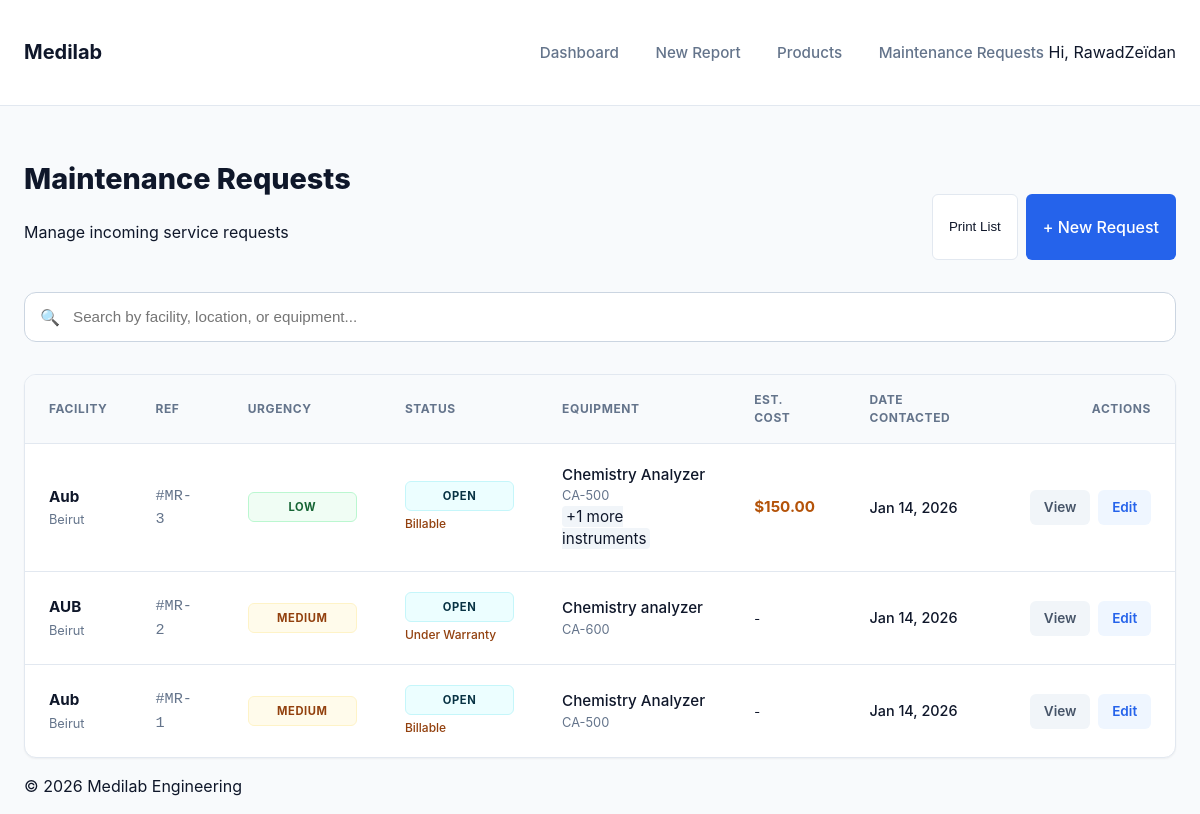
Screenshot of /requests/ (signed in) with the database file from the repository.
### core/models.py (models this page shows, shortened)
class MaintenanceRequest(models.Model):
    URGENCY_CHOICES = [
        ('Low', 'Low'),
        ('Medium', 'Medium'),
        ('High', 'High'),
        ('Emergency', 'Emergency'),
    ]
    REQUEST_STATUS_CHOICES = [
        ('Open', 'Open'),
        ('Scheduled', 'Scheduled'),
        ('In Progress', 'In Progress'),
        ('Completed', 'Completed'),
        ('Cancelled', 'Cancelled'),
    ]
    LEBANON_LOCATIONS = [
        ('Beirut', (
            ('Beirut', 'Beirut'),
        )),
        ('Mount Lebanon', (
            ('Baabda', 'Baabda'),
            ('Matn', 'Matn'),
            ('Chouf', 'Chouf'),
            ('Aley', 'Aley'),
            ('Keserwan', 'Keserwan'),
            ('Jbeil', 'Jbeil'),
        )),
        ('North Lebanon', (
            ('Tripoli', 'Tripoli'),
            ('Zgharta', 'Zgharta'),
            ('Bsharri', 'Bsharri'),
            ('Batroun', 'Batroun'),
            ('Koura', 'Koura'),
            ('Minieh-Danniyeh', 'Minieh-Danniyeh'),
        )),
        ('Akkar', (
            ('Akkar', 'Akkar'),
        )),
        ('Beqaa', (
            ('Zahle', 'Zahle'),
            ('Rashaya', 'Rashaya'),
            ('West Beqaa', 'West Beqaa'),
        )),
        ('Baalbek-Hermel', (
            ('Baalbek', 'Baalbek'),
            ('Hermel', 'Hermel'),
        )),
        ('South Lebanon', (
            ('Sidon', 'Sidon'),
            ('Jezzine', 'Jezzine'),
            ('Tyre', 'Tyre'),
        )),
        ('Nabatieh', (
            ('Nabatieh', 'Nabatieh'),
            ('Marjeyoun', 'Marjeyoun'),
            ('Hasbaya', 'Hasbaya'),
            ('Bint Jbeil', 'Bint Jbeil'),
        )),
    ]
    BILLING_STATUS_CHOICES = [
        ('Warranty', 'Under Warranty'),
        ('Billable', 'Billable'),
        ('Contract', 'Under Contract'),
        ('FOC', 'Free of Charge'),
    ]
    customer_contact_date = models.DateField(default=timezone.now)
    availability_start = models.DateField(blank=True, null=True, help_text="Start of window user is available")
    availability_end = models.DateField(blank=True, null=True, help_text="End of window user is available")
    urgency = models.CharField(max_length=20, choices=URGENCY_CHOICES, default='Medium')
    contact_name = models.CharField(max_length=255, blank=True, null=True)
    contact_number = models.CharField(max_length=50, blank=True, null=True)
    contact_email = models.EmailField(max_length=255, blank=True, null=True, help_text="Optional contact email")
    facility_name = models.CharField(max_length=255, blank=True, null=True)
    location = models.CharField(max_length=100, choices=LEBANON_LOCATIONS, blank=True, null=True)
    donor = models.CharField(max_length=255, blank=True, null=True)
    equipment_list = models.TextField(blank=True, null=True, help_text="Legacy list of names for equipment")
    request_details = models.TextField(blank=True, null=True, help_text="Additional relevant details")
    billing_status = models.CharField(max_length=20, choices=BILLING_STATUS_CHOICES, default='Billable')
    estimated_cost = models.DecimalField(max_digits=12, decimal_places=2, null=True, blank=True, help_text="Engineer's estimated pricing")
    status = models.CharField(max_length=20, choices=REQUEST_STATUS_CHOICES, default='Open')
    created_by = models.ForeignKey(User, on_delete=models.SET_NULL, null=True, blank=True)
    created_at = models.DateTimeField(auto_now_add=True)
    updated_at = models.DateTimeField(auto_now=True)

class MaintenanceRequestEquipment(models.Model):
    request = models.ForeignKey(MaintenanceRequest, related_name='equipment_items', on_delete=models.CASCADE)
    equipment_type = models.CharField(max_length=255, help_text="Type of instrument")
    model_name = models.CharField(max_length=255, help_text="Model of instrument")

### core/views.py (the view, shortened to what this page needs)
# urls.py: path('requests/', MaintenanceRequestListView.as_view(), name='request_list'),
class MaintenanceRequestListView(LoginRequiredMixin, ListView):
    model = MaintenanceRequest
    template_name = 'core/request_list.html'
    context_object_name = 'requests'
    paginate_by = 20
    def get_queryset(self):
        queryset = super().get_queryset().order_by('-created_at')
        if not self.request.user.is_staff:
            queryset = queryset.filter(created_by=self.request.user)
        status = self.request.GET.get('status')
        if status:
            queryset = queryset.filter(status=status)
        q = self.request.GET.get('q')
        return queryset

### templates/core/request_list.html (shortened to what this page needs)
{% extends 'base.html' %}
{% block content %}
<div class="page-header-actions dashboard-header">
    <div class="header-content">
        <h1 class="page-title">Maintenance Requests</h1>
        <p class="text-muted mobile-hide" style="margin-top: 0.25rem;">Manage incoming service requests</p>
    </div>
    <div class="action-btn-group">
        <button class="btn btn-secondary desktop-only" onclick="window.print()"> Print List</button>
        <a href="{% url 'request_create' %}" class="btn btn-primary create-btn">+ New Request</a>
    </div>
</div>
<form method="get" class="search-form">
     <div class="search-input-wrapper">
        <span class="search-icon">🔍</span>
        <input type="text" name="q" placeholder="Search by facility, location, or equipment..." class="form-control" value="{{ request.GET.q }}">
     </div>
</form>
<div class="card" style="padding: 0; overflow: hidden;">
    <div class="table-responsive">
        <table class="modern-table">
            <thead>
                <tr>
                    <th>Facility</th>
                    <th>Ref</th>
                    <th>Urgency</th>
                    <th>Status</th>
                    <th>Equipment</th>
                    <th>Est. Cost</th>
                    <th>Date Contacted</th>
                    <th style="text-align: right;">Actions</th>
                </tr>
            </thead>
            <tbody>
                {% for request_item in requests %}
                <tr>
                    <td>
                        <div style="font-weight: 700; color: #0f172a;">{{ request_item.facility_name|default:"N/A" }}</div>
                        {% if request_item.location %}
                        <div style="font-size: 0.8rem; color: #64748b; margin-top: 0.1rem;">
                             {{ request_item.get_location_display }}
                         </div>
                        {% endif %}
                    </td>
                    <td><span style="font-family: monospace; color: #64748b;">#MR-{{ request_item.id }}</span></td>
                    <td>
                        <span class="status-badge urgency-{{ request_item.urgency|lower }}">
                            {{ request_item.urgency }}
                        </span>
                    </td>
                    <td>
                        <span class="status-badge status-{{ request_item.status|lower|cut:' ' }}">
                            {{ request_item.status }}
                        </span>
                        <div style="font-size: 0.75rem; color: #92400e; margin-top: 0.25rem; font-weight: 500;">
                            {{ request_item.get_billing_status_display }}
                        </div>
                    </td>
                    <td>
                        {% with items=request_item.equipment_items.all %}
                            {% if items %}
                                <div style="font-weight: 500;">{{ items.0.equipment_type }}</div>
                                <div style="font-size: 0.8rem; color: #64748b;">{{ items.0.model_name }}</div>
                                {% if items|length > 1 %}
                                    <span class="text-muted small" style="background: #f1f5f9; padding: 1px 4px; border-radius: 4px;">+{{ items|length|add:"-1" }} more instruments</span>
                                {% endif %}
                            {% else %}
                                <span class="text-muted italic">{{ request_item.equipment_list|default:"No equipment"|truncatechars:30 }}</span>
                            {% endif %}
                        {% endwith %}
                    </td>
                    <td>
                        {% if request_item.estimated_cost %}
                            <div style="font-weight: 700; color: #b45309;">${{ request_item.estimated_cost|floatformat:2 }}</div>
                        {% else %}
                            <span class="text-muted" style="font-size: 0.8rem;">-</span>
                        {% endif %}
                    </td>
                    <td>
                        <div style="font-size: 0.9rem; font-weight: 500;">{{ request_item.customer_contact_date|date:"M d, Y" }}</div>
                    </td>
                    <td>
                        <div class="action-btn-group" style="justify-content: flex-end;">
                            <a href="{% url 'request_detail' request_item.pk %}" class="btn action-btn action-btn-view">View</a>
                            {% if user.is_staff or request_item.created_by == user %}
                            <a href="{% url 'request_update' request_item.pk %}" class="btn action-btn action-btn-edit">Edit</a>
                            {% endif %}
                        </div>
                    </td>
                </tr>
                {% endfor %}
            </tbody>
        </table>
    </div>
</div>
{% endblock %}

### templates/base.html (shortened to what this page needs)
{% load static %}
<!DOCTYPE html>
<html lang="en">
<head>
    <link rel="stylesheet" href="{% static 'css/styles.css' %}">
</head>
<body>
    <header class="app-header">
        <div class="container">
            <h1 class="logo"><a href="{% url 'dashboard' %}">Medilab</a></h1>
            <nav class="main-nav">
                <a href="{% url 'dashboard' %}" class="nav-link">Dashboard</a>
                <a href="{% url 'report_create' %}" class="nav-link">New Report</a>
                <a href="{% url 'product_list' %}" class="nav-link">Products</a>
                <a href="{% url 'request_list' %}" class="nav-link">Maintenance Requests</a>
                {% if user.is_authenticated %}
                    <span class="user-greeting">Hi, {{ user.username }}</span>
                {% endif %}
            </nav>
        </div>
    </header>
    <main class="container">
        {% block content %}
        {% endblock %}
    </main>
    <footer class="app-footer">
        <div class="container">
            <p>&copy; 2026 Medilab Engineering</p>
        </div>
    </footer>
</body>
</html>

### static/css/styles.css (style rules this page uses)
:root { --primary-color: #2563eb; --primary-dark: #1d4ed8; --primary-soft: #eff6ff; --secondary-color: #475569; --text-color: #0f172a; --text-muted: #64748b; --card-bg: #ffffff; --border-color: #e2e8f0; --success-color: #10b981; --success-soft: #ecfdf5; --warning-color: #f59e0b; --warning-soft: #fffbeb; --danger-color: #ef4444; --danger-soft: #fef2f2; --info-color: #06b6d4; --info-soft: #ecfeff; --background-color: #f8fafc; --font-family: 'Inter', system-ui, -apple-system, sans-serif; --shadow-sm: 0 1px 2px 0 rgb(0 0 0 / 0.05); --shadow-md: 0 4px 6px -1px rgb(0 0 0 / 0.1), 0 2px 4px -2px rgb(0 0 0 / 0.1); }
body { font-family: var(--font-family); background-color: var(--background-color); color: var(--text-color); margin: 0; line-height: 1.5; }
.container { max-width: 1200px; margin: 0 auto; padding: 0 1.5rem; }
.app-header { background-color: var(--card-bg); border-bottom: 1px solid var(--border-color); padding: 1rem 0; margin-bottom: 2rem; }
.app-header .container { display: flex; justify-content: space-between; align-items: center; }
.logo a { text-decoration: none; color: var(--text-color); font-size: 1.25rem; font-weight: 700; display: flex; align-items: center; gap: 0.5rem; }
.main-nav .nav-link { margin-left: 2rem; text-decoration: none; color: var(--text-muted); font-weight: 500; font-size: 0.95rem; transition: color 0.15s; }
.desktop-only { display: block; }
.dashboard-header { display: flex; justify-content: space-between; align-items: center; margin-bottom: 2rem; gap: 1rem; }
.create-btn { white-space: nowrap; height: 48px; padding: 0 1.5rem; border-radius: 10px; }
.search-form { margin-bottom: 2rem; }
.search-input-wrapper { position: relative; display: flex; align-items: center; }
.search-icon { position: absolute; left: 1rem; color: var(--text-muted); }
.search-form .form-control { padding-left: 3rem; height: 50px; border-radius: 12px; background: white; }
.status-badge { font-size: 0.75rem; padding: 0.25rem 0.75rem; border-radius: 9999px; font-weight: 700; text-transform: uppercase; letter-spacing: 0.05em; }
.card { background: var(--card-bg); border: 1px solid var(--border-color); border-radius: 12px; padding: 1.5rem; box-shadow: var(--shadow-sm); }
.btn { display: inline-flex; align-items: center; justify-content: center; padding: 0.5rem 1rem; border-radius: 6px; font-weight: 500; text-decoration: none; cursor: pointer; border: 1px solid transparent; transition: all 0.2s; }
.btn-primary { background: var(--primary-color); color: white; }
.btn-secondary { background: white; border-color: var(--border-color); color: var(--text-color); }
.form-control { width: 100%; padding: 0.75rem; border: 1px solid #cbd5e1; border-radius: 6px; font-size: 0.95rem; transition: all 0.2s; box-sizing: border-box; }
.page-header-actions { display: flex; justify-content: space-between; align-items: center; margin-bottom: 2rem; }
.page-title { font-size: 1.8rem; font-weight: 800; color: #0f172a; }
.dashboard-header { display: flex; justify-content: space-between; align-items: flex-end; margin-bottom: 2rem; }
.status-badge { padding: 0.35rem 0.85rem; font-size: 0.7rem; letter-spacing: 0.05em; border-radius: 6px; border: 1px solid transparent; display: inline-flex; align-items: center; justify-content: center; min-width: 80px; }
.urgency-low { background: #f0fdf4; border: 1px solid #bbf7d0; color: #166534; }
.urgency-medium { background: #fffbeb; border: 1px solid #fef3c7; color: #92400e; }
.status-open { background: var(--info-soft); border: 1px solid #c5f6fa; color: #083344; }
.modern-table { width: 100%; border-collapse: separate; border-spacing: 0; }
.modern-table th { background: #f8fafc; color: #64748b; font-weight: 700; font-size: 0.75rem; text-transform: uppercase; letter-spacing: 0.05em; padding: 1rem 1.5rem; border-bottom: 1px solid var(--border-color); text-align: left; }
.modern-table td { padding: 1.25rem 1.5rem; border-bottom: 1px solid var(--border-color); vertical-align: middle; color: var(--text-color); font-size: 0.95rem; }
.modern-table tr:last-child td { border-bottom: none; }
.action-btn-group { display: flex; gap: 0.5rem; }
.action-btn { padding: 0.4rem 0.8rem; font-size: 0.85rem; font-weight: 600; border-radius: 6px; transition: all 0.2s; }
.action-btn-view { background: #f1f5f9; color: #475569; }
.action-btn-edit { background: var(--primary-soft); color: var(--primary-color); }

### rows the page displays
MaintenanceRequest: facility_name "Aub", location "Beirut", id "3", urgency "LOW", status "OPEN", billing_status "Billable", equipment_items.all.0.equipment_type "Chemistry Analyzer", equipment_items.all.0.model_name "CA-500", equipment_items.all|length "1", estimated_cost "150.00", customer_contact_date "Jan 14, 2026"
MaintenanceRequest: facility_name "AUB", location "Beirut", id "2", urgency "MEDIUM", status "OPEN", billing_status "Under Warranty", equipment_items.all.0.equipment_type "Chemistry analyzer", equipment_items.all.0.model_name "CA-600", customer_contact_date "Jan 14, 2026"
MaintenanceRequest: facility_name "Aub", location "Beirut", id "1", urgency "MEDIUM", status "OPEN", billing_status "Billable", equipment_items.all.0.equipment_type "Chemistry Analyzer", equipment_items.all.0.model_name "CA-500", customer_contact_date "Jan 14, 2026"

### other values shown
{{ user.username }} "RawadZeïdan"
